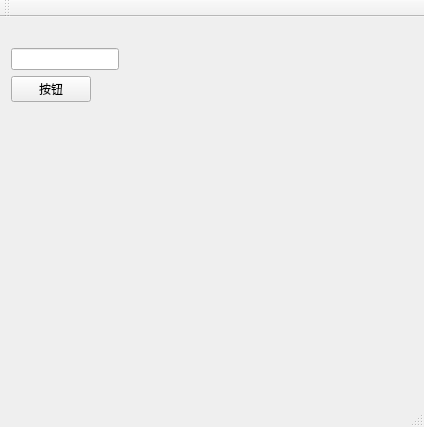
<?xml version="1.0" encoding="UTF-8"?>
<ui version="4.0">
 <class>MainWindow</class>
 <widget class="QMainWindow" name="MainWindow">
  <property name="geometry">
   <rect>
    <x>0</x>
    <y>0</y>
    <width>424</width>
    <height>427</height>
   </rect>
  </property>
  <property name="windowTitle">
   <string>MainWindow</string>
  </property>
  <widget class="QWidget" name="centralWidget">
   <layout class="QFormLayout" name="formLayout">
    <item row="0" column="0">
     <widget class="QLabel" name="label">
      <property name="text">
       <string/>
      </property>
      <property name="pixmap">
       <pixmap resource="filter.qrc">:/new/prefix1/logo.png</pixmap>
      </property>
     </widget>
    </item>
    <item row="1" column="0">
     <widget class="QLineEdit" name="lineEdit"/>
    </item>
    <item row="2" column="0">
     <widget class="QPushButton" name="pushButton">
      <property name="text">
       <string>按钮</string>
      </property>
      <property name="checkable">
       <bool>true</bool>
      </property>
     </widget>
    </item>
   </layout>
  </widget>
  <widget class="QMenuBar" name="menuBar">
   <property name="geometry">
    <rect>
     <x>0</x>
     <y>0</y>
     <width>424</width>
     <height>26</height>
    </rect>
   </property>
  </widget>
  <widget class="QToolBar" name="mainToolBar">
   <attribute name="toolBarArea">
    <enum>TopToolBarArea</enum>
   </attribute>
   <attribute name="toolBarBreak">
    <bool>false</bool>
   </attribute>
  </widget>
  <widget class="QStatusBar" name="statusBar"/>
 </widget>
 <layoutdefault spacing="6" margin="11"/>
 <resources>
  <include location="filter.qrc"/>
 </resources>
 <connections/>
</ui>
